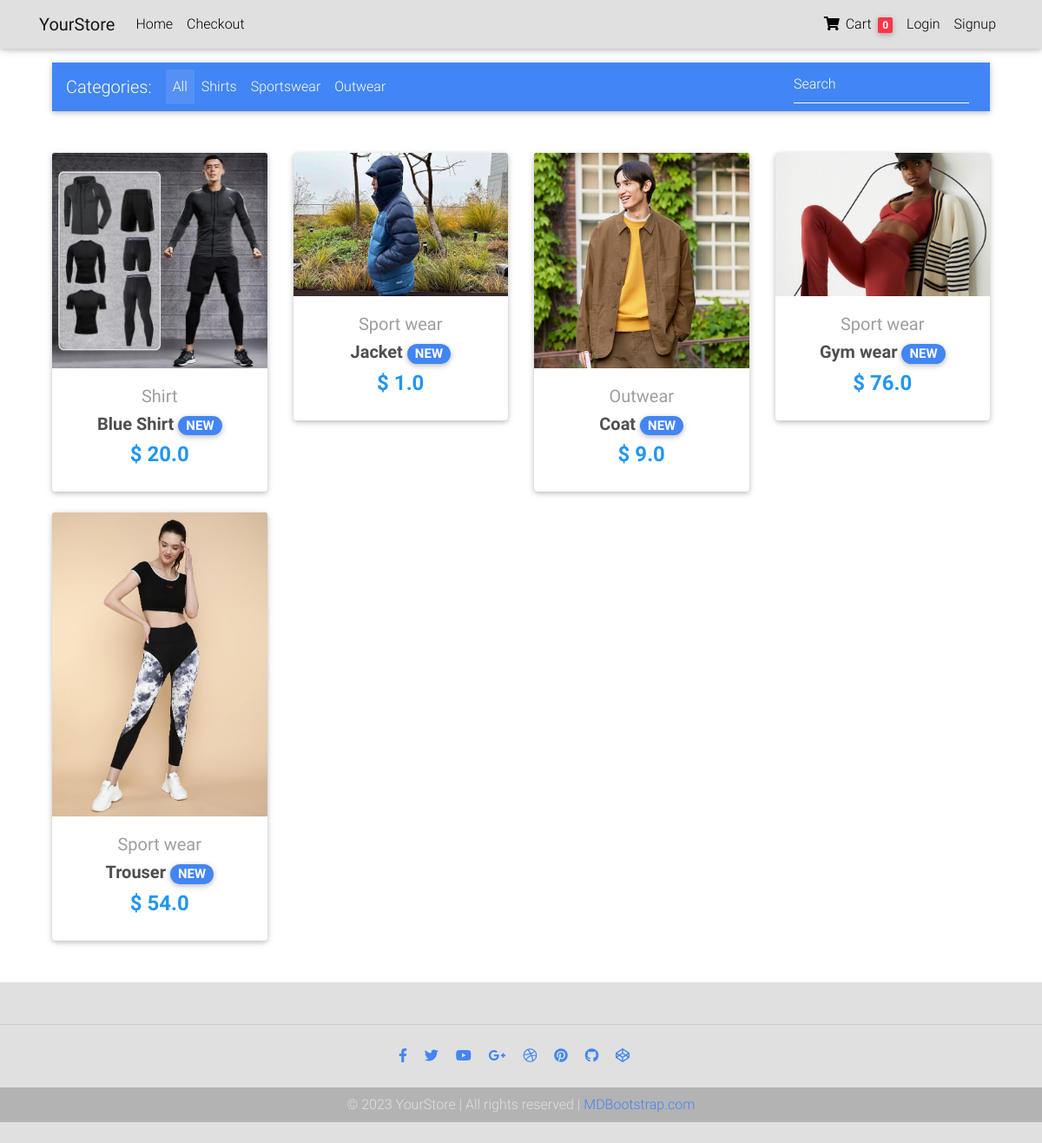
The page / on the database its author committed.
### core/models.py (models this page shows, shortened)
class Item(models.Model):
    title = models.CharField(max_length=100)
    price = models.FloatField()
    discount_price = models.FloatField(blank=True, null=True)
    category = models.CharField(choices=CATEGORY_CHOICES, max_length=2)
    label = models.CharField(choices=LABEL_CHOICES, max_length=1)
    slug = models.SlugField()
    description = models.TextField()
    image = models.ImageField()
    def get_absolute_url(self):
        return reverse("core:product", kwargs={
            'slug': self.slug
        })

### core/views.py (the view)
# urls.py: path('', HomeView.as_view(), name='home'),
class HomeView(ListView):
    model = Item
    paginate_by = 10
    template_name = "home.html"

### core/templatetags/cart_template_tags.py (called while the page is built)
@register.filter
def cart_item_count(user):
    if user.is_authenticated:
        qs = Order.objects.filter(user=user, ordered=False)
        if qs.exists():
            return qs[0].items.count()
    return 0

### templates/home.html (shortened to what this page needs)
{% extends "base.html" %}
{% block content %}
<main>
  <div class="container">
    <nav class="navbar navbar-expand-lg navbar-dark bg-primary mb-5">
      <span class="navbar-brand">Categories:</span>
      <div class="collapse navbar-collapse" id="basicExampleNav">
        <ul class="navbar-nav mr-auto">
          <li class="nav-item active">
            <a class="nav-link" href="#" data-category="all">All</a>
          </li>
          <li class="nav-item">
            <a class="nav-link" href="#" data-category="Shirt">Shirts</a>
          </li>
          <li class="nav-item">
            <a class="nav-link" href="#" data-category="sportswear">Sportswear</a>
          </li>
          <li class="nav-item">
            <a class="nav-link" href="#" data-category="outwear">Outwear</a>
          </li>
        </ul>
        <form class="form-inline">
          <div class="md-form my-0">
            <input class="form-control mr-sm-2" type="text" placeholder="Search" aria-label="Search">
          </div>
        </form>
      </div>
    </nav>
    <section class="row" id="product-list">
      {% for item in object_list %}
      <div class="col-lg-3 col-md-6 mb-4" data-category="{{ item.category }}">
        <div class="card">
          <div class="view overlay">
            <img src="{{ item.image.url }}" class="card-img-top" alt="{{ item.title }}">
          </div>
          <div class="card-body text-center">
            <a href="#" class="grey-text">
              <h5>{{ item.get_category_display }}</h5>
            </a>
            <h5>
              <strong>
                <a href="{{ item.get_absolute_url }}" class="dark-grey-text">{{ item.title }}</a>
                <span class="badge badge-pill badge-primary">NEW</span>
              </strong>
            </h5>
            <h4 class="font-weight-bold blue-text">
              <strong>
                $
                {% if item.discount_price %}
                {{ item.discount_price }}
                {% else %}
                {{ item.price }}
                {% endif %}
              </strong>
            </h4>
          </div>
        </div>
      </div>
      {% endfor %}
    </section>
  </div>
</main>
{% endblock content %}

### templates/base.html (style rules this page uses)
html, body, header, .carousel { height: 60vh; }

### rows shown on the page
Item: image (picture), category "Shirt", title "Blue Shirt", discount_price "20.0"
Item: image (picture), category "Sport wear", title "Jacket", discount_price "1.0"
Item: image (picture), category "Outwear", title "Coat", discount_price "9.0"
Item: image (picture), category "Sport wear", title "Gym wear", discount_price "76.0"
Item: image (picture), category "Sport wear", title "Trouser", discount_price "54.0"

### other values the page prints
{{ request.user|cart_item_count }} "0"
